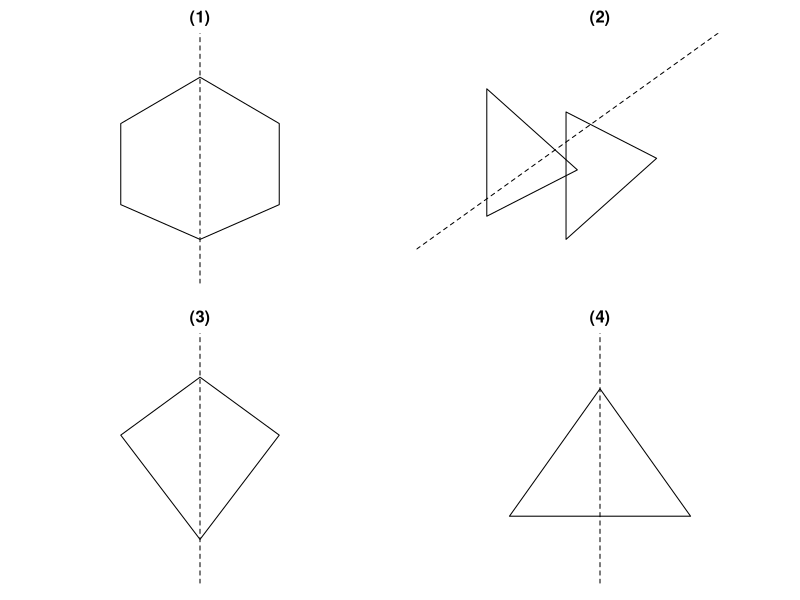

Generate this figure with R: (Note: this script raises an error after producing the figure.)
setwd("C:/Users/18904/Github/junior-mathematics/codes")
runner=function(name,w,h,pf){
  cairo_pdf(paste0("../figures/",name,".pdf"),width=w,height=h,family="sans"); pf(); dev.off()
  svglite::svglite(paste0("../figures/",name,".svg"),width=w,height=h); pf(); dev.off()
}
plot1=function(){
  par(mfrow=c(2,2),mar=c(1,1,2,1))
  plot(0,type="n",xlim=c(0,6),ylim=c(0,4),axes=FALSE,main="(1)")
  abline(v=3,lty=2)
  polygon(c(3,1.6,1.6,3,4.4,4.4),c(3.4,2.6,1.2,0.6,1.2,2.6),lty=1)
  plot(0,type="n",xlim=c(0,6),ylim=c(0,4),axes=FALSE,main="(2)")
  abline(a=0.6,b=0.7,lty=2)
  polygon(c(1,2.6,1),c(3.2,1.8,1),lty=1)
  polygon(c(2.4,4,2.4),c(0.6,2,2.8),lty=1)
  plot(0,type="n",xlim=c(0,6),ylim=c(0,4),axes=FALSE,main="(3)")
  abline(v=3,lty=2)
  polygon(c(3,1.6,3,4.4),c(3.4,2.4,0.6,2.4),lty=1)
  plot(0,type="n",xlim=c(0,6),ylim=c(0,4),axes=FALSE,main="(4)")
  abline(v=3,lty=2)
  polygon(c(3,1.4,4.6),c(3.2,1,1),lty=1)
}
plot2=function(){
  par(mfrow=c(1,3),mar=c(1,1,2,1))
  drawgrid=function(cells,main,axh){
    plot(0,type="n",xlim=c(-0.5,6.5),ylim=c(-0.5,4.5),axes=FALSE,main=main)
    abline(h=0:4,v=0:6,lty=3,col="gray")
    for (rc in cells){ x=rc[1]; y=rc[2]; rect(x,y,x+1,y+1,lty=1) }
    abline(h=axh,lty=2)
  }
  drawgrid(list(c(1,1),c(2,1),c(2,2),c(3,1),c(4,1),c(3,0),c(1,2)),"(1)",1.5)
  drawgrid(list(c(0,2),c(0,1),c(1,1),c(2,1),c(3,1),c(3,0)),"(2)",1.5)
  drawgrid(list(c(2,2),c(3,2),c(2,1),c(1,1),c(1,0)),"(3)",1.5)
}
plot3=function(){
  plot(0,type="n",xlim=c(-7,7),ylim=c(-7,7),axes=FALSE)
  abline(h=-7:7,v=-7:7,lty=3,col="gray"); abline(h=0,v=0,lty=1)
  text(6.6,0.4,"x"); text(0.4,6.6,"y")
  abline(v=1,lty=2); text(1.2,6.4,"m"); abline(h=-1,lty=2); text(5.6,-1.3,"n")
  Px=-1;Py=2; Qx=-4;Qy=5; Rx=-4;Ry=1
  polygon(c(Px,Qx,Rx),c(Py,Qy,Ry),lty=1)
  text(Px-0.4,Py-0.5,"P"); text(Qx-0.4,Qy+0.3,"Q"); text(Rx-0.6,Ry-0.4,"R")
}
runner("week73-1",8,8,plot1)
runner("week73-2",12,4,plot2)
runner("week73-3",4,4,plot3)
